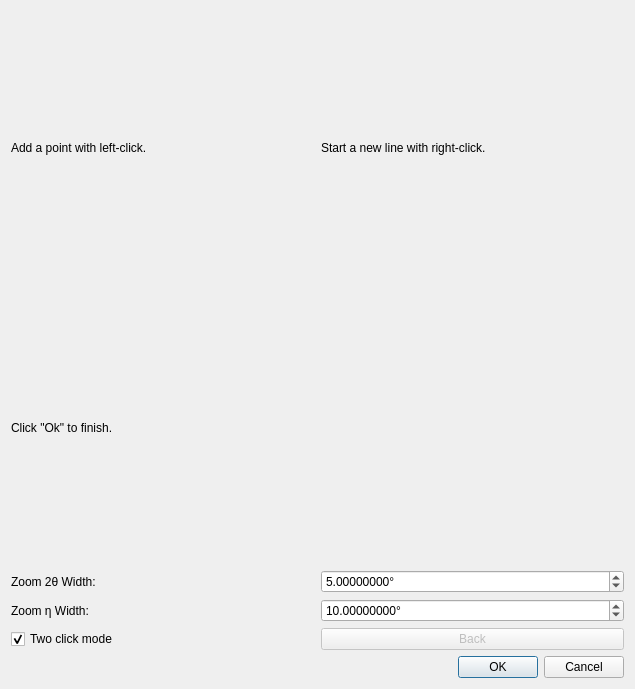
<?xml version="1.0" encoding="UTF-8"?>
<ui version="4.0">
 <class>line_picker_dialog</class>
 <widget class="QDialog" name="line_picker_dialog">
  <property name="geometry">
   <rect>
    <x>0</x>
    <y>0</y>
    <width>635</width>
    <height>689</height>
   </rect>
  </property>
  <layout class="QVBoxLayout" name="verticalLayout_2">
   <item>
    <layout class="QGridLayout" name="gridLayout">
     <item row="5" column="0">
      <widget class="QLabel" name="zoom_eta_width_label">
       <property name="text">
        <string>Zoom η Width:</string>
       </property>
      </widget>
     </item>
     <item row="0" column="1">
      <widget class="QLabel" name="start_new_line_label">
       <property name="text">
        <string>Start a new line with right-click.</string>
       </property>
      </widget>
     </item>
     <item row="0" column="0">
      <widget class="QLabel" name="add_point_label">
       <property name="text">
        <string>Add a point with left-click.</string>
       </property>
      </widget>
     </item>
     <item row="6" column="1">
      <widget class="QPushButton" name="back_button">
       <property name="enabled">
        <bool>false</bool>
       </property>
       <property name="toolTip">
        <string>&lt;html&gt;&lt;head/&gt;&lt;body&gt;&lt;p&gt;Remove the most recently picked point&lt;/p&gt;&lt;/body&gt;&lt;/html&gt;</string>
       </property>
       <property name="text">
        <string>Back</string>
       </property>
      </widget>
     </item>
     <item row="4" column="0">
      <widget class="QLabel" name="zoom_tth_width_label">
       <property name="text">
        <string>Zoom 2θ Width:</string>
       </property>
      </widget>
     </item>
     <item row="2" column="0" colspan="2">
      <widget class="QLabel" name="finish_label">
       <property name="text">
        <string>Click &quot;Ok&quot; to finish.</string>
       </property>
      </widget>
     </item>
     <item row="5" column="1">
      <widget class="ScientificDoubleSpinBox" name="zoom_eta_width">
       <property name="keyboardTracking">
        <bool>false</bool>
       </property>
       <property name="suffix">
        <string>°</string>
       </property>
       <property name="decimals">
        <number>8</number>
       </property>
       <property name="minimum">
        <double>0.000001000000000</double>
       </property>
       <property name="maximum">
        <double>10000.000000000000000</double>
       </property>
       <property name="singleStep">
        <double>0.200000000000000</double>
       </property>
       <property name="value">
        <double>10.000000000000000</double>
       </property>
      </widget>
     </item>
     <item row="4" column="1">
      <widget class="ScientificDoubleSpinBox" name="zoom_tth_width">
       <property name="keyboardTracking">
        <bool>false</bool>
       </property>
       <property name="suffix">
        <string>°</string>
       </property>
       <property name="decimals">
        <number>8</number>
       </property>
       <property name="minimum">
        <double>0.000001000000000</double>
       </property>
       <property name="maximum">
        <double>10000.000000000000000</double>
       </property>
       <property name="singleStep">
        <double>0.200000000000000</double>
       </property>
       <property name="value">
        <double>5.000000000000000</double>
       </property>
      </widget>
     </item>
     <item row="3" column="0" colspan="2">
      <layout class="QVBoxLayout" name="zoom_canvas_layout"/>
     </item>
     <item row="6" column="0">
      <widget class="QCheckBox" name="two_click_mode">
       <property name="toolTip">
        <string>&lt;html&gt;&lt;head/&gt;&lt;body&gt;&lt;p&gt;If enabled, upon the first click on the main canvas, the zoom will be frozen, and then the user will click on the zoom canvas for the point to be added.&lt;/p&gt;&lt;/body&gt;&lt;/html&gt;</string>
       </property>
       <property name="text">
        <string>Two click mode</string>
       </property>
       <property name="checked">
        <bool>true</bool>
       </property>
       <property name="tristate">
        <bool>false</bool>
       </property>
      </widget>
     </item>
    </layout>
   </item>
   <item>
    <widget class="QDialogButtonBox" name="button_box">
     <property name="standardButtons">
      <set>QDialogButtonBox::Cancel|QDialogButtonBox::Ok</set>
     </property>
     <property name="centerButtons">
      <bool>false</bool>
     </property>
    </widget>
   </item>
  </layout>
 </widget>
 <customwidgets>
  <customwidget>
   <class>ScientificDoubleSpinBox</class>
   <extends>QDoubleSpinBox</extends>
   <header>scientificspinbox.h</header>
  </customwidget>
 </customwidgets>
 <tabstops>
  <tabstop>zoom_tth_width</tabstop>
  <tabstop>zoom_eta_width</tabstop>
  <tabstop>two_click_mode</tabstop>
  <tabstop>back_button</tabstop>
 </tabstops>
 <resources/>
 <connections>
  <connection>
   <sender>button_box</sender>
   <signal>accepted()</signal>
   <receiver>line_picker_dialog</receiver>
   <slot>accept()</slot>
   <hints>
    <hint type="sourcelabel">
     <x>217</x>
     <y>205</y>
    </hint>
    <hint type="destinationlabel">
     <x>217</x>
     <y>113</y>
    </hint>
   </hints>
  </connection>
  <connection>
   <sender>button_box</sender>
   <signal>rejected()</signal>
   <receiver>line_picker_dialog</receiver>
   <slot>reject()</slot>
   <hints>
    <hint type="sourcelabel">
     <x>217</x>
     <y>205</y>
    </hint>
    <hint type="destinationlabel">
     <x>217</x>
     <y>113</y>
    </hint>
   </hints>
  </connection>
 </connections>
</ui>
